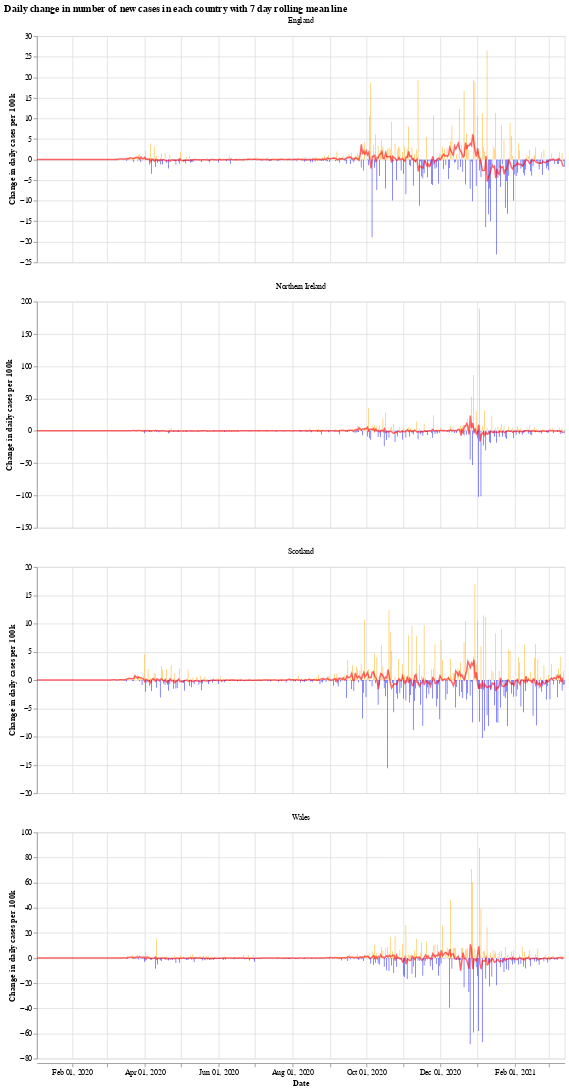

Notebook cell for this chart:
### Markdown cell above
We will use the Python library `Altair` for visualising the data, see the [altair docs](https://altair-viz.github.io/) for more information.

First we have a graph which shows the daily change in the number of new cases for each country. This number jumps up and down all over the place, which is likely due to delay in reporting of new cases over the weekend. Another interesting thing is that it looks like the daily cases in Wales experienced a much shorter period of calm over the summer (calm in the sense of daily cases not jumping up and down).

The orange bars are days when the number of new cases (per 100k population) was more than the previous day, while the blue are days when the number of new cases dropped. The red line is the 7 day moving average. 

When the moving average line is below 0, it means that there is a consistent drop in new cases. We can see this clearly happening around the times that lockdowns were introduced (though, to varying degrees). I will update the graphs soon with a marker of when each lockdown started.

### Code cell
# collapse
import altair as alt

bars = alt.Chart(uk_cases).mark_bar().encode(
    x=alt.X("yearmonthdate(date):T", axis=alt.Axis(title='Date')),
    y=alt.Y("casesChangeRate:Q", axis=alt.Axis(title='Change in daily cases per 100k')),
    tooltip='casesChange',
    color=alt.condition(
        alt.datum.casesChangeRate > 0,
        alt.value("orange"),  # The positive color
        alt.value("blue")  # The negative color
    )
).properties(title='Daily change in number of new cases with 7 day rolling mean',width=700).interactive()

line = alt.Chart(uk_cases).mark_line(
    color='red',
    size=2,
    opacity=0.6
).transform_window(
    rolling_mean='mean(casesChangeRate)',
    frame=[0, 7],
    groupby=['areaName']
).encode(
    x='yearmonthdate(date):T',
    y='rolling_mean:Q'
)

alt.layer(bars, line, data=uk_cases).facet(alt.Column(
    'areaName', title=''), columns=1).resolve_scale(y='independent').properties(title='Daily change in number of new cases in each country with 7 day rolling mean line')

### Figure 1 — Vega-Lite specification as saved in the notebook (floating-point values rounded to 4 significant figures; data arrays with more than 128 entries replaced by an {"elided": "..."} marker saying what was removed)
{"config": {"view": {"continuousWidth": 400, "continuousHeight": 300}}, "data": {"name": "data-fc28a891899e84f8dee111238fd1981b"}, "facet": {"type": "nominal", "field": "areaName", "title": ""}, "spec": {"layer": [{"mark": "bar", "encoding": {"color": {"condition": {"value": "orange", "test": "(datum.casesChangeRate > 0)"}, "value": "blue"}, "tooltip": {"type": "quantitative", "field": "casesChange"}, "x": {"type": "temporal", "axis": {"title": "Date"}, "field": "date", "timeUnit": "yearmonthdate"}, "y": {"type": "quantitative", "axis": {"title": "Change in daily cases per 100k"}, "field": "casesChangeRate"}}, "selection": {"selector001": {"type": "interval", "bind": "scales", "encodings": ["x", "y"]}}, "title": "Daily change in number of new cases with 7 day rolling mean", "width": 700}, {"mark": {"type": "line", "color": "red", "opacity": 0.6, "size": 2}, "encoding": {"x": {"type": "temporal", "field": "date", "timeUnit": "yearmonthdate"}, "y": {"type": "quantitative", "field": "rolling_mean"}}, "transform": [{"window": [{"op": "mean", "field": "casesChangeRate", "as": "rolling_mean"}], "frame": [0, 7], "groupby": ["areaName"]}]}]}, "columns": 1, "resolve": {"scale": {"y": "independent"}}, "title": "Daily change in number of new cases in each country with 7 day rolling mean line", "$schema": "https://vega.github.io/schema/vega-lite/v4.8.1.json", "datasets": {"data-fc28a891899e84f8dee111238fd1981b": {"elided": "1744 records"}}}
